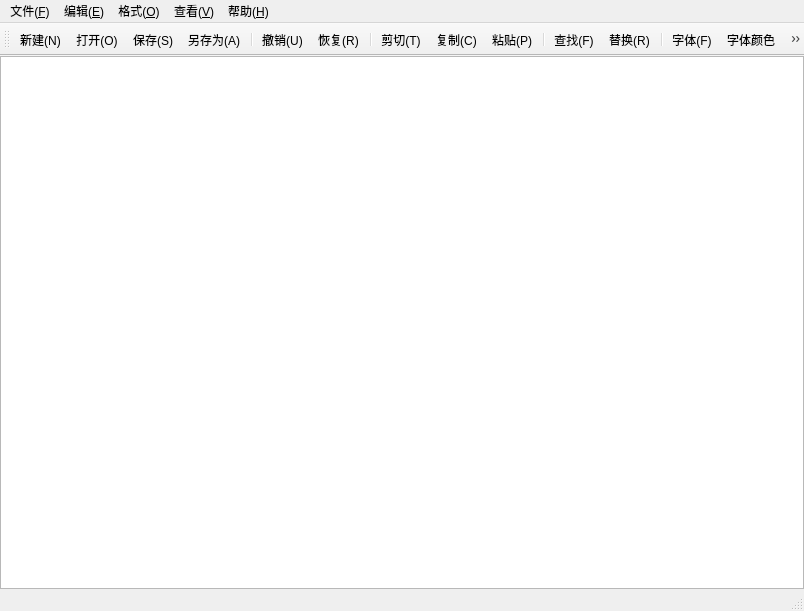
<?xml version="1.0" encoding="UTF-8"?>
<ui version="4.0">
 <class>MainWindow</class>
 <widget class="QMainWindow" name="MainWindow">
  <property name="geometry">
   <rect>
    <x>0</x>
    <y>0</y>
    <width>804</width>
    <height>611</height>
   </rect>
  </property>
  <property name="windowTitle">
   <string>编辑器</string>
  </property>
  <widget class="QWidget" name="centralwidget">
   <layout class="QVBoxLayout" name="verticalLayout">
    <property name="leftMargin">
     <number>0</number>
    </property>
    <property name="topMargin">
     <number>0</number>
    </property>
    <property name="rightMargin">
     <number>0</number>
    </property>
    <property name="bottomMargin">
     <number>0</number>
    </property>
    <property name="spacing">
     <number>0</number>
    </property>
    <item>
     <widget class="CodeEditor" name="editor"/>
    </item>
   </layout>
  </widget>
  <widget class="QMenuBar" name="menubar">
   <property name="geometry">
    <rect>
     <x>0</x>
     <y>0</y>
     <width>804</width>
     <height>26</height>
    </rect>
   </property>
   <widget class="QMenu" name="menuFile">
    <property name="title">
     <string>文件(&amp;F)</string>
    </property>
    <addaction name="actionNew"/>
    <addaction name="actionOpen"/>
    <addaction name="actionSave"/>
    <addaction name="actionSaveAs"/>
    <addaction name="separator"/>
    <addaction name="actionExit"/>
   </widget>
   <widget class="QMenu" name="menuEdit">
    <property name="title">
     <string>编辑(&amp;E)</string>
    </property>
    <addaction name="actionUndo"/>
    <addaction name="actionRedo"/>
    <addaction name="separator"/>
    <addaction name="actionCut"/>
    <addaction name="actionCopy"/>
    <addaction name="actionPaste"/>
    <addaction name="separator"/>
    <addaction name="actionFind"/>
    <addaction name="actionReplace"/>
    <addaction name="separator"/>
    <addaction name="actionSelectAll"/>
   </widget>
   <widget class="QMenu" name="menuFormat">
    <property name="title">
     <string>格式(&amp;O)</string>
    </property>
    <addaction name="actionWrap"/>
    <addaction name="actionLineNumber"/>
    <addaction name="separator"/>
    <addaction name="actionFont"/>
    <addaction name="actionFontColor"/>
    <addaction name="actionFontBgColor"/>
    <addaction name="actionEditorBgColor"/>
   </widget>
   <widget class="QMenu" name="menuView">
    <property name="title">
     <string>查看(&amp;V)</string>
    </property>
    <addaction name="actionToolbar"/>
    <addaction name="actionStatusbar"/>
   </widget>
   <widget class="QMenu" name="menuHelp">
    <property name="title">
     <string>帮助(&amp;H)</string>
    </property>
    <addaction name="actionAbout"/>
   </widget>
   <addaction name="menuFile"/>
   <addaction name="menuEdit"/>
   <addaction name="menuFormat"/>
   <addaction name="menuView"/>
   <addaction name="menuHelp"/>
  </widget>
  <widget class="QStatusBar" name="statusbar"/>
  <widget class="QToolBar" name="toolBar">
   <property name="windowTitle">
    <string>工具栏</string>
   </property>
   <property name="iconSize">
    <size>
     <width>20</width>
     <height>20</height>
    </size>
   </property>
   <property name="toolButtonStyle">
    <enum>Qt::ToolButtonIconOnly</enum>
   </property>
   <attribute name="toolBarArea">
    <enum>TopToolBarArea</enum>
   </attribute>
   <attribute name="toolBarBreak">
    <bool>false</bool>
   </attribute>
   <addaction name="actionNew"/>
   <addaction name="actionOpen"/>
   <addaction name="actionSave"/>
   <addaction name="actionSaveAs"/>
   <addaction name="separator"/>
   <addaction name="actionUndo"/>
   <addaction name="actionRedo"/>
   <addaction name="separator"/>
   <addaction name="actionCut"/>
   <addaction name="actionCopy"/>
   <addaction name="actionPaste"/>
   <addaction name="separator"/>
   <addaction name="actionFind"/>
   <addaction name="actionReplace"/>
   <addaction name="separator"/>
   <addaction name="actionFont"/>
   <addaction name="actionFontColor"/>
   <addaction name="separator"/>
   <addaction name="actionWrap"/>
   <addaction name="actionLineNumber"/>
  </widget>
  <action name="actionNew">
   <property name="icon">
    <iconset resource="../res/icons.qrc">
     <normaloff>:/icons/new.svg</normaloff>:/icons/new.svg</iconset>
   </property>
   <property name="text">
    <string>新建(&amp;N)</string>
   </property>
   <property name="shortcut">
    <string>Ctrl+N</string>
   </property>
  </action>
  <action name="actionOpen">
   <property name="icon">
    <iconset resource="../res/icons.qrc">
     <normaloff>:/icons/open.svg</normaloff>:/icons/open.svg</iconset>
   </property>
   <property name="text">
    <string>打开(&amp;O)</string>
   </property>
   <property name="shortcut">
    <string>Ctrl+O</string>
   </property>
  </action>
  <action name="actionSave">
   <property name="icon">
    <iconset resource="../res/icons.qrc">
     <normaloff>:/icons/save.svg</normaloff>:/icons/save.svg</iconset>
   </property>
   <property name="text">
    <string>保存(&amp;S)</string>
   </property>
   <property name="shortcut">
    <string>Ctrl+S</string>
   </property>
  </action>
  <action name="actionSaveAs">
   <property name="icon">
    <iconset resource="../res/icons.qrc">
     <normaloff>:/icons/saveas.svg</normaloff>:/icons/saveas.svg</iconset>
   </property>
   <property name="text">
    <string>另存为(&amp;A)</string>
   </property>
   <property name="shortcut">
    <string>Ctrl+Shift+S</string>
   </property>
  </action>
  <action name="actionExit">
   <property name="text">
    <string>退出(&amp;X)</string>
   </property>
  </action>
  <action name="actionUndo">
   <property name="icon">
    <iconset resource="../res/icons.qrc">
     <normaloff>:/icons/undo.svg</normaloff>:/icons/undo.svg</iconset>
   </property>
   <property name="text">
    <string>撤销(&amp;U)</string>
   </property>
   <property name="shortcut">
    <string>Ctrl+Z</string>
   </property>
  </action>
  <action name="actionRedo">
   <property name="icon">
    <iconset resource="../res/icons.qrc">
     <normaloff>:/icons/redo.svg</normaloff>:/icons/redo.svg</iconset>
   </property>
   <property name="text">
    <string>恢复(&amp;R)</string>
   </property>
   <property name="shortcut">
    <string>Ctrl+Shift+Z</string>
   </property>
  </action>
  <action name="actionCut">
   <property name="icon">
    <iconset resource="../res/icons.qrc">
     <normaloff>:/icons/cut.svg</normaloff>:/icons/cut.svg</iconset>
   </property>
   <property name="text">
    <string>剪切(&amp;T)</string>
   </property>
   <property name="shortcut">
    <string>Ctrl+X</string>
   </property>
  </action>
  <action name="actionCopy">
   <property name="icon">
    <iconset resource="../res/icons.qrc">
     <normaloff>:/icons/copy.svg</normaloff>:/icons/copy.svg</iconset>
   </property>
   <property name="text">
    <string>复制(&amp;C)</string>
   </property>
   <property name="shortcut">
    <string>Ctrl+C</string>
   </property>
  </action>
  <action name="actionPaste">
   <property name="icon">
    <iconset resource="../res/icons.qrc">
     <normaloff>:/icons/paste.svg</normaloff>:/icons/paste.svg</iconset>
   </property>
   <property name="text">
    <string>粘贴(&amp;P)</string>
   </property>
   <property name="shortcut">
    <string>Ctrl+V</string>
   </property>
  </action>
  <action name="actionFind">
   <property name="icon">
    <iconset resource="../res/icons.qrc">
     <normaloff>:/icons/find.svg</normaloff>:/icons/find.svg</iconset>
   </property>
   <property name="text">
    <string>查找(&amp;F)</string>
   </property>
   <property name="shortcut">
    <string>Ctrl+F</string>
   </property>
  </action>
  <action name="actionReplace">
   <property name="icon">
    <iconset resource="../res/icons.qrc">
     <normaloff>:/icons/replace.svg</normaloff>:/icons/replace.svg</iconset>
   </property>
   <property name="text">
    <string>替换(&amp;R)</string>
   </property>
   <property name="shortcut">
    <string>Ctrl+H</string>
   </property>
  </action>
  <action name="actionSelectAll">
   <property name="text">
    <string>全选(&amp;A)</string>
   </property>
   <property name="shortcut">
    <string>Ctrl+A</string>
   </property>
  </action>
  <action name="actionWrap">
   <property name="checkable">
    <bool>true</bool>
   </property>
   <property name="icon">
    <iconset resource="../res/icons.qrc">
     <normaloff>:/icons/wrap.svg</normaloff>:/icons/wrap.svg</iconset>
   </property>
   <property name="text">
    <string>自动换行(&amp;W)</string>
   </property>
  </action>
  <action name="actionLineNumber">
   <property name="checkable">
    <bool>true</bool>
   </property>
   <property name="icon">
    <iconset resource="../res/icons.qrc">
     <normaloff>:/icons/linenum.svg</normaloff>:/icons/linenum.svg</iconset>
   </property>
   <property name="text">
    <string>显示行号(&amp;L)</string>
   </property>
   <property name="shortcut">
    <string>Ctrl+L</string>
   </property>
  </action>
  <action name="actionFont">
   <property name="icon">
    <iconset resource="../res/icons.qrc">
     <normaloff>:/icons/font.svg</normaloff>:/icons/font.svg</iconset>
   </property>
   <property name="text">
    <string>字体(&amp;F)</string>
   </property>
  </action>
  <action name="actionFontColor">
   <property name="icon">
    <iconset resource="../res/icons.qrc">
     <normaloff>:/icons/fontcolor.svg</normaloff>:/icons/fontcolor.svg</iconset>
   </property>
   <property name="text">
    <string>字体颜色</string>
   </property>
  </action>
  <action name="actionFontBgColor">
   <property name="icon">
    <iconset resource="../res/icons.qrc">
     <normaloff>:/icons/fontbgcolor.svg</normaloff>:/icons/fontbgcolor.svg</iconset>
   </property>
   <property name="text">
    <string>字体背景色</string>
   </property>
  </action>
  <action name="actionEditorBgColor">
   <property name="icon">
    <iconset resource="../res/icons.qrc">
     <normaloff>:/icons/editorbgcolor.svg</normaloff>:/icons/editorbgcolor.svg</iconset>
   </property>
   <property name="text">
    <string>编辑器背景色</string>
   </property>
  </action>
  <action name="actionToolbar">
   <property name="checkable">
    <bool>true</bool>
   </property>
   <property name="text">
    <string>工具栏(&amp;T)</string>
   </property>
  </action>
  <action name="actionStatusbar">
   <property name="checkable">
    <bool>true</bool>
   </property>
   <property name="text">
    <string>状态栏(&amp;S)</string>
   </property>
  </action>
  <action name="actionAbout">
   <property name="icon">
    <iconset resource="../res/icons.qrc">
     <normaloff>:/icons/about.svg</normaloff>:/icons/about.svg</iconset>
   </property>
   <property name="text">
    <string>关于(&amp;A)</string>
   </property>
  </action>
 </widget>
 <customwidgets>
  <customwidget>
   <class>CodeEditor</class>
   <extends>QPlainTextEdit</extends>
   <header>codeeditor.h</header>
  </customwidget>
 </customwidgets>
 <resources>
  <include location="../res/icons.qrc"/>
 </resources>
 <connections/>
</ui>
